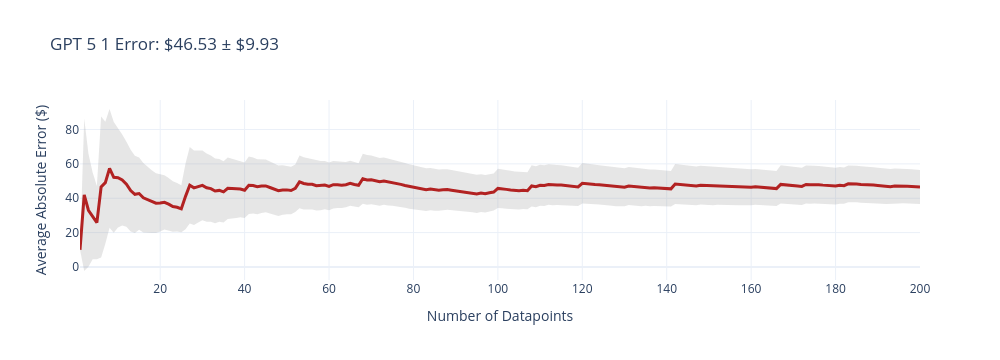
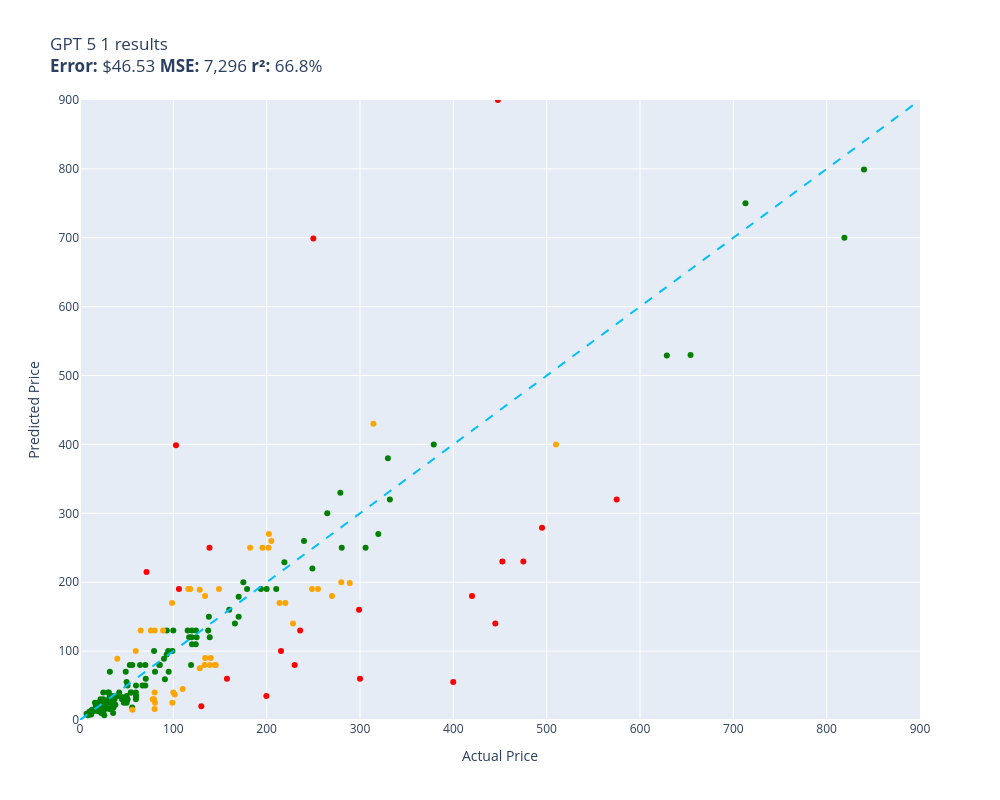

The cell these charts' notebook holds for them, in order:
### Code cell
evaluate(gpt_5_1, test)

### Figure 1 — Plotly figure (JSON) as saved in the notebook; plotly's stock layout.template omitted (floating-point values rounded to 4 significant figures; data arrays with more than 128 entries replaced by an {"elided": "..."} marker saying what was removed)
{"data": [{"fill": "toself", "fillcolor": "rgba(128,128,128,0.2)", "hoverinfo": "skip", "line": {"color": "rgba(255,255,255,0)"}, "name": "95% CI", "showlegend": false, "type": "scatter", "x": {"elided": "400 int values"}, "y": {"elided": "400 float values"}}, {"customdata": {"elided": "200x1 float values"}, "hovertemplate": "n=%{x}<br>Avg Error=$%{y:,.2f}<br>±95% CI=$%{customdata[0]:,.2f}<extra></extra>", "line": {"color": "firebrick", "width": 3}, "mode": "lines", "name": "Cumulative Avg Error", "type": "scatter", "x": {"elided": "200 int values"}, "y": {"elided": "200 float values"}}], "layout": {"height": 360, "showlegend": false, "title": {"text": "GPT 5 1 Error: $46.53 ± $9.93"}, "width": 1000, "xaxis": {"title": {"text": "Number of Datapoints"}}, "yaxis": {"title": {"text": "Average Absolute Error ($)"}}}}

### Figure 2 — Plotly figure (JSON) as saved in the notebook; plotly's stock layout.template omitted (floating-point values rounded to 4 significant figures; data arrays with more than 128 entries replaced by an {"elided": "..."} marker saying what was removed)
{"data": [{"customdata": {"elided": "135x1 str values"}, "hovertemplate": "%{customdata[0]}<extra></extra>", "legendgroup": "green", "marker": {"color": "green", "size": 6, "symbol": "circle"}, "mode": "markers", "name": "green", "orientation": "v", "showlegend": true, "type": "scatter", "x": {"elided": "135 float values"}, "xaxis": "x", "y": {"elided": "135 float values"}, "yaxis": "y"}, {"customdata": [["telpo Headlight Assembly Fit For 15 Camr...\nGuess=$189.99 Actual=$115.99"], ["SuppliesOutlet Compatible Toner Cartridg...\nGuess=$79.99 Actual=$144.29"], ["Panasonic KX-TG6511B DECT 6.0 PLUS Expan...\nGuess=$29.99 Actual=$79.20"], ["Intermatic PX300 12V 300W Transformer wi...\nGuess=$179.99 Actual=$134.00"], ["Aolemi Oil Rubbed Bronze Single Function...\nGuess=$169.99 Actual=$98.65"], ["Clementoni 39132.5 Jigsaw Puzzle 1,000 P...\nGuess=$15.99 Actual=$79.95"], ["KOMPUTERBAY 4GB 2X 2GB DDR2 1066MHz PC2-...\nGuess=$24.99 Actual=$80.34"], ["Evergreen HSHB2005 Cylinder Head Gasket ...\nGuess=$99.99 Actual=$59.69"], ["Travelpro Platinum Elite Slim Business L...\nGuess=$169.99 Actual=$213.83"], ["15\" Locking Shower Head Extension Arm in...\nGuess=$39.95 Actual=$79.95"], ["Tidal Front + Rear Fender Flares 4PC Poc...\nGuess=$189.99 Actual=$254.99"], ["Dakota Alert MURS Alert Probe Sensor - M...\nGuess=$169.99 Actual=$219.99"], ["Wenger City Upgrade Laptop Backpack with...\nGuess=$79.99 Actual=$145.42"], ["AUTOFREE LED Tail Lights Assembly Compat...\nGuess=$249.99 Actual=$201.99"], ["Diversitech WG840585 Motor, (Ddb) 1/3Hp,...\nGuess=$89.99 Actual=$134.12"], ["MC: Pindicator (Dual Intensity Amber)\nGuess=$89.00 Actual=$40.00"], ["Evan-Fischer Front Bumper Cover Compatib...\nGuess=$269.99 Actual=$202.38"], ["Webcem Solar Shed Light Outdoor Indoor, ...\nGuess=$29.99 Actual=$77.96"], ["Western Digital Enterprise RE4-GP 2TB SA...\nGuess=$45.00 Actual=$109.95"], ["BESTILL Wall Mounted Shower Faucet Set, ...\nGuess=$129.99 Actual=$76.00"], ["Trail Gear Twin Stick Kit for Top Shift ...\nGuess=$199.99 Actual=$279.92"], ["Marvel Legends Series X-Men 6-Inch Archa...\nGuess=$24.99 Actual=$98.95"], ["ANZO USA 111207 GMC SIERRA 99-06 / YUKON...\nGuess=$249.99 Actual=$182.28"], ["Pioneer 2AM401-BN Two Handle Kitchen Fau...\nGuess=$139.99 Actual=$228.22"], ["Aeromotive 13304 Regulator, X1 Adjustabl...\nGuess=$179.99 Actual=$269.95"], ["LSI Broadcom SAS 9300-8i 8-port 12Gb/s S...\nGuess=$189.99 Actual=$118.00"], ["AC Compressor & A/C Kit For BMW 335i 335...\nGuess=$429.95 Actual=$314.41"], ["DuraGo 29515020 Front Hub Assembly\nGuess=$75.00 Actual=$128.34"], ["MXR Carbon Copy Deluxe Analog Delay Guit...\nGuess=$249.99 Actual=$195.50"], ["CradlePoint Compact Broadband Router (CB...\nGuess=$129.99 Actual=$89.00"], ["New Replacement seat cover fits Yamaha M...\nGuess=$79.99 Actual=$138.95"], ["UPR Mach 1 Chin Spoiler Fits 94-98 Musta...\nGuess=$129.99 Actual=$64.99"], ["SP Air Corporation SP-8102BU 1/4-Inch He...\nGuess=$259.99 Actual=$204.99"], ["ROHL WSGUM3018WH Wire Sink Grids, White\nGuess=$189.00 Actual=$128.28"], ["Competition Clutch Disc and Pressure Pla...\nGuess=$399.99 Actual=$510.00"], ["StonKraft Brass Chess Board Game Set wit...\nGuess=$89.99 Actual=$140.00"], ["OEM Samsung Remote Control Shipped with ...\nGuess=$14.99 Actual=$56.00"], ["Audio Techinca ATW-T1002 System 10 Handh...\nGuess=$199.00 Actual=$289.00"], ["DuraGo BR5330 Front Vented Disc Brake Ro...\nGuess=$36.99 Actual=$101.51"], ["Vinyl Soft Top Roll-up Adjustable Truck ...\nGuess=$189.99 Actual=$148.88"], ["PowerSport Front Rear Brakes and Rotors ...\nGuess=$189.99 Actual=$248.51"], ["Targus CityGear Durable Backpack, Black,...\nGuess=$79.99 Actual=$133.43"], ["Fitness Center Gym Room Weight Train Dua...\nGuess=$39.99 Actual=$99.99"], ["MonMount Triple Monitor Stand Freestandi...\nGuess=$129.99 Actual=$79.99"]], "hovertemplate": "%{customdata[0]}<extra></extra>", "legendgroup": "orange", "marker": {"color": "orange", "size": 6, "symbol": "circle"}, "mode": "markers", "name": "orange", "orientation": "v", "showlegend": true, "type": "scatter", "x": [116.0, 144.3, 79.2, 134.0, 98.65, 79.95, 80.34, 59.69, 213.8, 79.95, 255.0, 220.0, 145.4, 202.0, 134.1, 40.0, 202.4, 77.96, 110.0, 76.0, 279.9, 98.95, 182.3, 228.2, 269.9, 118.0, 314.4, 128.3, 195.5, 89.0, 138.9, 64.99, 205.0, 128.3, 510.0, 140.0, 56.0, 289.0, 101.5, 148.9, 248.5, 133.4, 99.99, 79.99], "xaxis": "x", "y": [190.0, 79.99, 29.99, 180.0, 170.0, 15.99, 24.99, 99.99, 170.0, 39.95, 190.0, 170.0, 79.99, 250.0, 89.99, 89.0, 270.0, 29.99, 45.0, 130.0, 200.0, 24.99, 250.0, 140.0, 180.0, 190.0, 429.9, 75.0, 250.0, 130.0, 79.99, 130.0, 260.0, 189.0, 400.0, 89.99, 14.99, 199.0, 36.99, 190.0, 190.0, 79.99, 39.99, 130.0], "yaxis": "y"}, {"customdata": [["RBC12-UPC Replacement Battery Cartridge ...\nGuess=$79.99 Actual=$229.99"], ["ACDelco GM Original Equipment FW339 Fron...\nGuess=$100.00 Actual=$215.33"], ["DEWALT 20V MAX* XR Impact Driver with Bl...\nGuess=$229.99 Actual=$452.53"], ["Mini PC, Kinupute Desktop Computer E3-12...\nGuess=$279.00 Actual=$495.00"], ["JRready ST6313 DT Deutsch Connector Kit,...\nGuess=$34.99 Actual=$199.68"], ["3D Tree Hole Branches 075 Stair Risers D...\nGuess=$19.99 Actual=$129.99"], ["KOHLER 18865-CP Filtered Water Faucet, P...\nGuess=$230.00 Actual=$475.00"], ["Sumerain S1339CM Double Handle Widesprea...\nGuess=$129.99 Actual=$235.86"], ["Lighted Triangle Mirror Cabinet Bathroom...\nGuess=$139.99 Actual=$445.00"], ["Grey Pneumatic 1311SD Impact Socket Set\nGuess=$59.99 Actual=$157.43"], ["Walker Exhaust Ultra EPA 16478 Direct Fi...\nGuess=$320.00 Actual=$574.99"], ["Canon Sure Shot 90u 35mm Date Camera\nGuess=$55.00 Actual=$399.89"], ["Mikrotik RB3011UIAS-RM RouterBOARD 10xGi...\nGuess=$159.99 Actual=$299.00"], ["GENUINE VOLVO THERMOSTAT (3.0, 3.2) S60 ...\nGuess=$399.00 Actual=$102.85"], ["Amana Tool - SC587 Carbide Tipped 3-Wing...\nGuess=$215.00 Actual=$71.23"], ["Music Hall pa15.3 MM/MC Phono Preamplifi...\nGuess=$699.00 Actual=$250.00"], ["KUNFINE Android Radio CarPlay & Android ...\nGuess=$189.99 Actual=$106.00"], ["Steering Wheel, Carbon Fiber Automotive ...\nGuess=$899.99 Actual=$447.74"], ["Pacific Drums PDCM1618TTRB 16 x 18 Inche...\nGuess=$180.00 Actual=$419.99"], ["HP Laserjet 2100 Laser Printer W/Test Pr...\nGuess=$60.00 Actual=$299.98"], ["Garmin 010-12402-10 GT15M-TM Transom-Mou...\nGuess=$249.99 Actual=$138.74"]], "hovertemplate": "%{customdata[0]}<extra></extra>", "legendgroup": "red", "marker": {"color": "red", "size": 6, "symbol": "circle"}, "mode": "markers", "name": "red", "orientation": "v", "showlegend": true, "type": "scatter", "x": [230.0, 215.3, 452.5, 495.0, 199.7, 130.0, 475.0, 235.9, 445.0, 157.4, 575.0, 399.9, 299.0, 102.8, 71.23, 250.0, 106.0, 447.7, 420.0, 300.0, 138.7], "xaxis": "x", "y": [79.99, 100.0, 230.0, 279.0, 34.99, 19.99, 230.0, 130.0, 140.0, 59.99, 320.0, 55.0, 160.0, 399.0, 215.0, 699.0, 190.0, 900.0, 180.0, 60.0, 250.0], "yaxis": "y"}, {"hoverinfo": "skip", "line": {"color": "deepskyblue", "dash": "dash", "width": 2}, "mode": "lines", "name": "y = x", "showlegend": false, "type": "scatter", "x": [0, 900.0], "y": [0, 900.0]}], "layout": {"height": 800, "legend": {"title": {"text": "color"}, "tracegroupgap": 0}, "showlegend": false, "title": {"text": "GPT 5 1 results<br><b>Error:</b> $46.53 <b>MSE:</b> 7,296 <b>r²:</b> 66.8%"}, "width": 1000, "xaxis": {"anchor": "y", "domain": [0, 1], "range": [0, 900.0], "title": {"text": "Actual Price"}}, "yaxis": {"anchor": "x", "domain": [0, 1], "range": [0, 900.0], "title": {"text": "Predicted Price"}}}}
